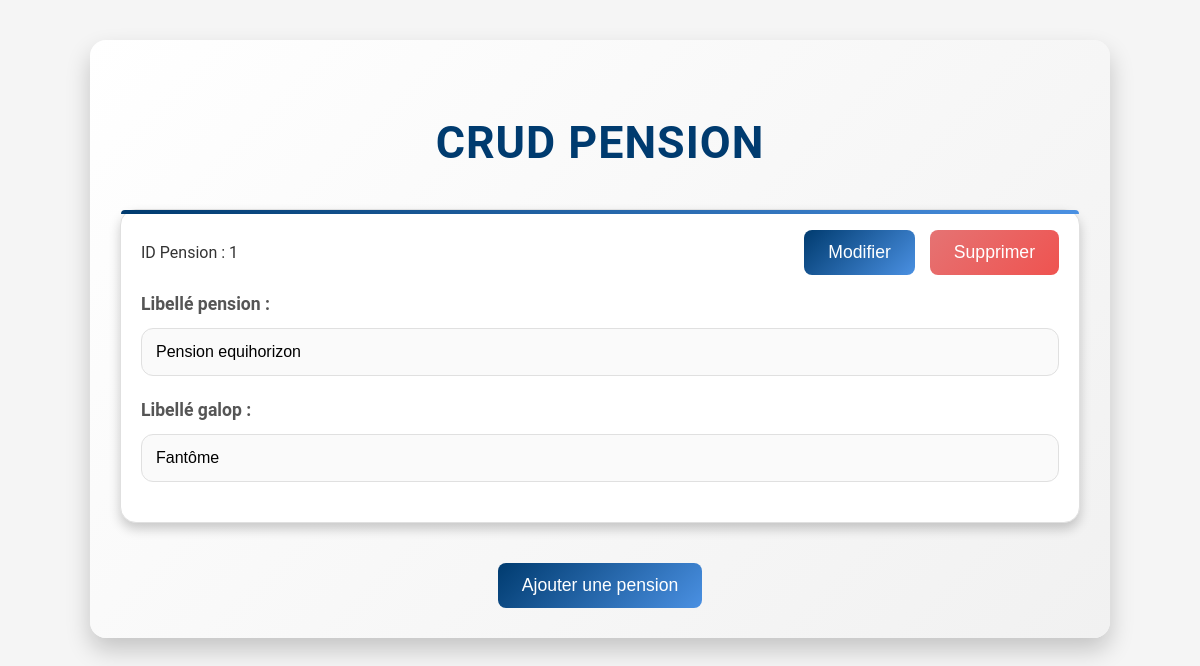
/vue/vue.pension.php, run on the app's committed database.
### tables this page shows
CREATE TABLE `pension` (
  `idpen` int(11) NOT NULL,
  `libpen` varchar(50) NOT NULL,
  `numsire` int(11) NOT NULL,
  `supprime` tinyint(1) DEFAULT 0
);

CREATE TABLE `cavalerie` (
  `numsire` int(11) NOT NULL,
  `nomche` varchar(50) NOT NULL,
  `datenache` date NOT NULL,
  `garrot` varchar(50) NOT NULL,
  `idrace` int(11) NOT NULL,
  `idrobe` int(11) NOT NULL,
  `supprime` tinyint(1) DEFAULT 0
);

### class/class.pension.php (called while the page is built, shortened)
<?php
class Pension {
    private $idpen;
    private $libpen;
    public function __construct($idp = null, $libp = null, $nums = null) {
        $this->idpen = $idp;
        $this->libpen = $libp;
    }
    public function getidpen() {
        return $this->idpen;
    }
    public function getlibpen() {
        return $this->libpen;
    }
    public function PensionALL() {
        $con = connexionPDO();
        $sql = "SELECT * FROM pension;";
        $executesql = $con->prepare($sql);
        $executesql->execute();
        $resultat = $executesql->fetchAll();
        return $resultat;
    }
    public function PensionNumsire($id) {
        $con = connexionPDO();
        $sql = "SELECT nomche
                FROM cavalerie
                WHERE numsire = :numsire";
        $data = [':numsire' => $id];
        $executesql = $con->prepare($sql);
        $executesql->execute($data);
        $ligne = $executesql->fetch();
        return $ligne['nomche'];
    }
}
?>

### vue/vue.pension.php (the view, shortened to what this page needs)
<?php
include_once '../class/class.pension.php';
$opension = new Pension("","", "");
$reqpension = $opension->PensionALL();
?>
<!DOCTYPE html>
<html lang="fr">
<head>
    <link rel="stylesheet" href="../css/style.css">
</head>
<body>
<div class="container">
    <h2>CRUD Pension</h2>
    <?php
    $i = 0;
    foreach($reqpension as $unereqpension) {
        if ($reqpension [$i]['supprime'] == '0') {
            $unereqpension = new Pension($reqpension[$i]["idpen"],$reqpension[$i]["libpen"], $reqpension[$i]["numsire"]);
    ?>
        <form name="modifier" action="traitement.pension.php" method="POST" class="entry">
            <div class="form-header">
            <span>ID Pension : <?php echo $unereqpension->getidpen(); ?></span>
                <div class="form-buttons">
                    <button class="btn-primary" type="submit" name="modifier">Modifier</button>
                    <button class="btn-danger" type="submit" name="supprimer">Supprimer</button>
                </div>
            </div>
                <div class="form-group">
                    <label for="libpen-<?php echo $i; ?>">Libellé pension :</label>
                    <input type="text" id="libpen-<?php echo $i; ?>" name="libpen" value="<?php echo $unereqpension->getlibpen(); ?>"required>
                </div>
                <div class="form-group">
                    <label for="nomche<?php echo $i; ?>">Libellé galop :</label>
                    <input id="nomche<?php echo $i; ?>" name="nomche" type="text" value="<?php echo $opension->PensionNumsire($unereqpension->getnumsire()); ?>" onkeyup="autocompletNomche(<?php echo $i; ?>)"required>
                </div>
        </form>
    <?php
        }
        $i++;
    }
    ?>
    <div class="center-button">
        <button class="btn-primary" onclick="toggleForm()">Ajouter une pension</button>
    </div>
</div>
</body>
</html>

### css/style.css (style rules this page uses)
:root { --primary-color: #003b6f; --primary-light-color: #4a90e2; --primary-hover-color: #002c4f; --danger-color: #e57373; --danger-hover-color: #ef5350; --background-color: #f5f5f5; --card-background: #ffffff; --border-color: #e0e0e0; --text-color: #333333; --label-color: #555555; --shadow-color: rgba(0, 0, 0, 0.2); }
body { font-family: 'Roboto', Arial, sans-serif; margin: 0; padding: 0; background-color: var(--background-color); color: var(--text-color); line-height: 1.6; }
.container { width: 80%; max-width: 1200px; margin: 40px auto; padding: 30px; background: linear-gradient(135deg, #ffffff, #f1f1f1); border-radius: 16px; box-shadow: 0 12px 24px var(--shadow-color); }
h2 { text-align: center; color: var(--primary-color); margin-bottom: 30px; font-size: 2.8rem; font-weight: 700; text-transform: uppercase; letter-spacing: 1px; }
.entry { border: 1px solid var(--border-color); padding: 20px; margin-bottom: 20px; border-radius: 16px; background-color: var(--card-background); box-shadow: 0 6px 12px var(--shadow-color); position: relative; transition: box-shadow 0.3s ease, transform 0.3s ease; }
.entry::before { content: ''; position: absolute; top: 0; left: 0; width: 100%; height: 4px; background: linear-gradient(90deg, var(--primary-color), var(--primary-light-color)); border-radius: 16px 16px 0 0; z-index: 0; }
.form-group { margin-bottom: 20px; position: relative; }
.form-group label { display: block; margin-bottom: 10px; font-weight: 600; color: var(--label-color); font-size: 1.1rem; transition: color 0.3s ease; }
.form-group input { width: 100%; padding: 14px; border: 1px solid var(--border-color); border-radius: 12px; font-size: 1rem; box-sizing: border-box; background-color: #fafafa; transition: border-color 0.3s ease, box-shadow 0.3s ease; }
.btn-primary, .btn-danger { display: inline-block; padding: 12px 24px; border: none; color: #ffffff; cursor: pointer; border-radius: 8px; font-size: 1.1rem; text-align: center; text-decoration: none; transition: background-color 0.3s ease, transform 0.3s ease, box-shadow 0.3s ease; }
.btn-primary { background: linear-gradient(135deg, #003b6f, #4a90e2); }
.btn-danger { background: linear-gradient(135deg, var(--danger-color), var(--danger-hover-color)); }
.form-header { display: flex; justify-content: space-between; align-items: center; margin-bottom: 15px; }
.form-buttons { display: flex; gap: 15px; }
.center-button { display: flex; justify-content: center; margin-top: 40px; }

### data on the page
pension: idpen "1", libpen "Pension equihorizon", nomche "Fantôme"
